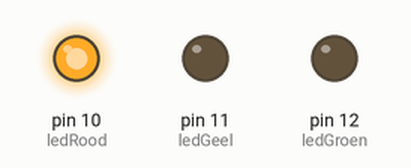
This sketch was run on a simulated Arduino Uno, built with avr-gcc and run on an emulated ATmega328P. Parts: output pins drawn as LEDs (lit = HIGH).

Above: at 1.5 s.
At 4.0 s:
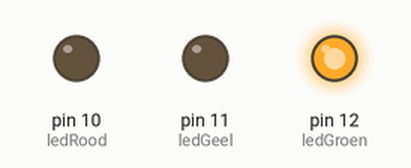
At 5.5 s:
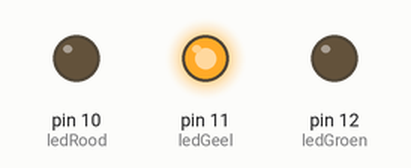
Timing chart, 0 to 7.8 s (numbered marks = the images above):
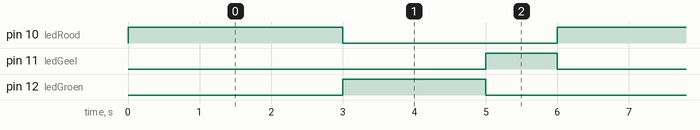

Measured:
- by itself, pin 10 (ledRood): alternates HIGH for 3.0 s and LOW for 3.0 s
- by itself, pin 11 (ledGeel): alternates HIGH for 1.0 s and LOW for 5.0 s
- by itself, pin 12 (ledGroen): alternates HIGH for 2.0 s and LOW for 4.0 s

The sketch:

_03_MeerLeds.ino
```cpp
// ???? Welke Led zit waar aangesloten????

int ledRood = 10;
int ledGeel = 11;
int ledGroen = 12;

// Het programmablok void setup wordt eenmaal beschreven
void setup()
{
  // ???? Wat doet de onderstaande code ????
  pinMode(ledRood, OUTPUT);
  pinMode(ledGeel, OUTPUT);
  pinMode(ledGroen, OUTPUT);
}

// Het programmablok void loop herhaalt zich keer op keer
void loop()
{
  digitalWrite(ledRood, HIGH);   // Roodlicht aan
  delay(3000);
  digitalWrite(ledRood, LOW);    // Roodlicht uit
  digitalWrite(ledGroen, HIGH);  // Groenlicht aan
  delay(2000);
  digitalWrite(ledGroen, LOW);   // Groenlicht uit
  digitalWrite(ledGeel, HIGH);   // Geellicht aan
  delay(1000);                   // delay(ms)
  digitalWrite(ledGeel, LOW);    // Geellicht uit
}
```
